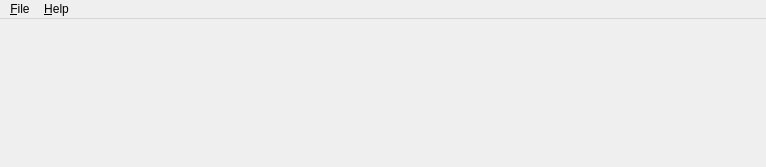
<?xml version="1.0" encoding="UTF-8"?>
<ui version="4.0">
 <class>MainWindow</class>
 <widget class="QMainWindow" name="MainWindow">
  <property name="geometry">
   <rect>
    <x>0</x>
    <y>0</y>
    <width>766</width>
    <height>167</height>
   </rect>
  </property>
  <property name="windowIcon">
   <iconset resource="../../presentation/grypto_ui.qrc">
    <normaloff>:/grypto/icons/main.png</normaloff>:/grypto/icons/main.png</iconset>
  </property>
  <widget class="QWidget" name="centralwidget"/>
  <widget class="QMenuBar" name="menubar">
   <property name="geometry">
    <rect>
     <x>0</x>
     <y>0</y>
     <width>766</width>
     <height>25</height>
    </rect>
   </property>
   <widget class="QMenu" name="menu_File">
    <property name="title">
     <string>&amp;File</string>
    </property>
    <addaction name="action_Quit"/>
   </widget>
   <widget class="QMenu" name="menu_Help">
    <property name="title">
     <string>&amp;Help</string>
    </property>
    <addaction name="action_About"/>
   </widget>
   <addaction name="menu_File"/>
   <addaction name="menu_Help"/>
  </widget>
  <action name="action_About">
   <property name="text">
    <string>&amp;About</string>
   </property>
  </action>
  <action name="action_Quit">
   <property name="text">
    <string>&amp;Quit</string>
   </property>
  </action>
 </widget>
 <resources>
  <include location="../../presentation/grypto_ui.qrc"/>
 </resources>
 <connections/>
</ui>
